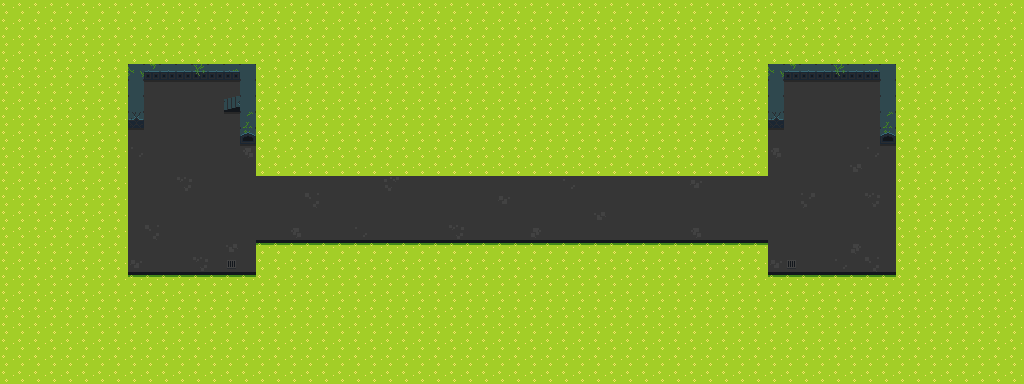

This game map was drawn from its Tiled (.tmx) file and the tilesets committed beside it. A one-line description and the trimmed map source follow:
An orthogonal 64x24 tile map with 16x16 px tiles, 7 tile layers (Floors, Acid, Shadows, Floor Details, ...), 4 tilesets and 41 objects (10x Collision, 8x Villain, 8x ActorCollision, 4x Torch, 4x PlayerStart, ...).

<map version="1.0" tiledversion="1.0.3" orientation="orthogonal" renderorder="right-down" width="64" height="24" tilewidth="16" tileheight="16" nextobjectid="333">
 <properties>
  <property name="CollisionLayer" type="int" value="0" />
 </properties>
 <tileset firstgid="1" source="world.tsx" />
 <tileset firstgid="305" source="actors.tsx" />
 <tileset firstgid="817" source="items.tsx" />
 <tileset firstgid="913" source="h_scroll.tsx" />
 <layer name="Floors" width="64" height="24">
  <properties>
   <property name="LayerZ" type="int" value="0" />
  </properties>
  <data>[1536 cells, 306 non-empty, 7 distinct tile ids]</data>
 </layer>
 <layer name="Acid" width="64" height="24">
  <properties>
   <property name="LayerScroll" type="bool" value="true" />
   <property name="LayerZ" type="int" value="0" />
  </properties>
  <data>[1536 cells, 1200 non-empty, 2 distinct tile ids]</data>
 </layer>
 <layer name="Shadows" width="64" height="24">
  <properties>
   <property name="LayerZ" type="int" value="1" />
  </properties>
  <data>[1536 cells, 17 non-empty, 1 distinct tile ids]</data>
 </layer>
 <layer name="Floor Details" width="64" height="24">
  <properties>
   <property name="LayerZ" type="int" value="1" />
  </properties>
  <data>[1536 cells, 1 non-empty, 1 distinct tile ids]</data>
 </layer>
 <layer name="Walls" width="64" height="24">
  <properties>
   <property name="LayerZ" type="int" value="2" />
  </properties>
  <data>[1536 cells, 30 non-empty, 8 distinct tile ids]</data>
 </layer>
 <layer name="Details" width="64" height="24">
  <properties>
   <property name="LayerZ" type="int" value="2" />
  </properties>
  <data>[1536 cells, 0 non-empty, 0 distinct tile ids]</data>
 </layer>
 <layer name="Top Details" width="64" height="24">
  <properties>
   <property name="LayerZ" type="int" value="3" />
  </properties>
  <data>[1536 cells, 0 non-empty, 0 distinct tile ids]</data>
 </layer>
 <objectgroup name="PlayerCamera">
  <properties>
   <property name="CameraLayer" type="bool" value="true" />
  </properties>
  <object id="286" type="CameraBounds" x="0" y="0" width="1024" height="384" />
 </objectgroup>
 <objectgroup name="Ambient Light">
  <object id="231" type="AmbientLight" x="0" y="0" width="1024" height="384">
   <properties>
    <property name="Color" type="color" value="#ff739000" />
   </properties>
  </object>
 </objectgroup>
 <objectgroup name="Triggers" />
 <objectgroup name="Doors" />
 <objectgroup name="Torches">
  <object id="101" gid="200" x="848" y="96" width="16" height="16" />
  <object id="102" type="Torch" gid="198" x="848" y="80" width="16" height="16" />
  <object id="109" type="Torch" gid="199" x="208" y="80" width="16" height="16" />
  <object id="110" gid="201" x="208" y="96" width="16" height="16" />
  <object id="113" type="Torch" gid="198" x="800" y="80" width="16" height="16" />
  <object id="114" gid="200" x="800" y="96" width="16" height="16" />
  <object id="313" type="Torch" gid="198" x="160" y="80" width="16" height="16" />
  <object id="314" gid="200" x="160" y="96" width="16" height="16" />
 </objectgroup>
 <objectgroup name="Lights" />
 <objectgroup name="Villains">
  <object id="66" name="Skeleton" type="Villain" gid="456" x="379" y="194" width="16" height="16" />
  <object id="67" name="Skeleton" type="Villain" gid="436" x="433" y="191" width="16" height="16" />
  <object id="69" name="Skeleton" type="Villain" gid="455" x="395" y="237" width="16" height="16" />
  <object id="70" name="Skeleton" type="Villain" gid="439" x="405" y="204" width="16" height="16" />
  <object id="71" name="Skeleton" type="Villain" gid="437" x="386" y="218" width="16" height="16" />
  <object id="129" name="Skeleton" type="Villain" gid="433" x="411" y="233" width="16" height="16" />
  <object id="131" name="Skeleton" type="Villain" gid="435" x="423" y="218" width="16" height="16" />
  <object id="256" name="Vampire" type="Villain" gid="466" x="459" y="222" width="16" height="16" />
 </objectgroup>
 <objectgroup name="Heroes">
  <object id="62" name="PlayerStart" type="PlayerStart" gid="354" x="315" y="191" width="16" height="16" />
  <object id="63" name="PlayerStart" type="PlayerStart" gid="330" x="263" y="230" width="16" height="16" />
  <object id="64" name="PlayerStart" type="PlayerStart" gid="361" x="311" y="235" width="16" height="16" />
  <object id="65" name="PlayerStart" type="PlayerStart" gid="312" x="323" y="215" width="16" height="16" />
 </objectgroup>
 <objectgroup name="Items">
  <object id="302" name="Potion" type="Item" gid="834" x="380" y="238" width="16" height="16" />
 </objectgroup>
 <objectgroup name="Props" />
 <objectgroup name="Collision">
  <object id="144" type="Collision" x="128" y="80" width="16" height="48" />
  <object id="254" type="Collision" x="1024" y="-16" width="16" height="416" />
  <object id="255" type="Collision" x="128" y="64" width="128" height="16" />
  <object id="315" type="Collision" x="0" y="384" width="1024" height="16" />
  <object id="316" type="ActorCollision" x="256" y="0" width="512" height="176" />
  <object id="318" type="ActorCollision" x="256" y="240" width="512" height="144" />
  <object id="319" type="ActorCollision" x="768" y="272" width="256" height="112" />
  <object id="317" type="ActorCollision" x="0" y="272" width="256" height="112" />
  <object id="320" type="Collision" x="880" y="80" width="16" height="64" />
  <object id="321" type="Collision" x="-16" y="-16" width="16" height="416" />
  <object id="322" type="Collision" x="0" y="-16" width="1024" height="16" />
  <object id="323" type="Collision" x="768" y="64" width="128" height="16" />
  <object id="324" type="Collision" x="240" y="80" width="16" height="64" />
  <object id="325" type="Collision" x="768" y="80" width="16" height="48" />
  <object id="326" type="ActorCollision" x="768" y="0" width="256" height="64" />
  <object id="327" type="ActorCollision" x="896" y="64" width="128" height="208" />
  <object id="328" type="ActorCollision" x="0" y="64" width="128" height="208" />
  <object id="331" type="ActorCollision" x="0" y="0" width="256" height="64" />
 </objectgroup>
</map>
